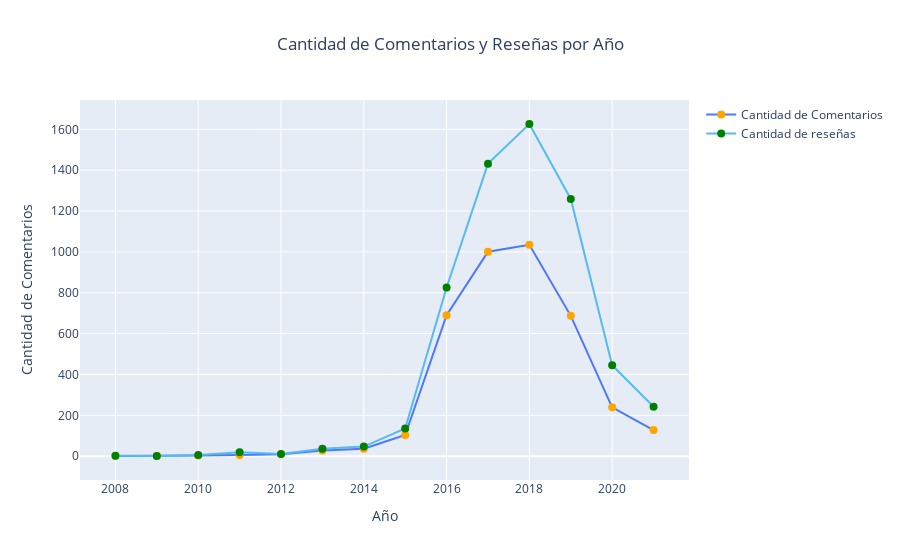

Write notebook code for a chart like this one.
### Code cell
fig = go.Figure()
fig.add_trace(go.Scatter(x=reseñas_por_año['year_time'], y=reseñas_por_año['text'],
                         mode='lines+markers',
                         line=dict(color='#4D77FF', width=2),
                         marker=dict(color='orange', size=8),
                         name='Cantidad de Comentarios'))
fig.add_trace(go.Scatter(x=reseñas_por_año['year_time'], y=reseñas_por_año['rating'],
                         mode='lines+markers',
                         line=dict(color='#56BBF1', width=2),
                         marker=dict(color='green', size=8),
                         name='Cantidad de reseñas'))
fig.update_layout(title='Cantidad de Comentarios y Reseñas por Año',
                  xaxis_title='Año', title_x=0.5, 
                  yaxis_title='Cantidad de Comentarios')
fig.show()

### Figure 1 — Plotly figure (JSON) as saved in the notebook; plotly's stock layout.template omitted (floating-point values rounded to 4 significant figures)
{"data": [{"line": {"color": "#4D77FF", "width": 2}, "marker": {"color": "orange", "size": 8}, "mode": "lines+markers", "name": "Cantidad de Comentarios", "type": "scatter", "x": [2008, 2009, 2010, 2011, 2012, 2013, 2014, 2015, 2016, 2017, 2018, 2019, 2020, 2021], "y": [1, 1, 3, 6, 10, 28, 37, 104, 690, 1001, 1035, 687, 239, 128]}, {"line": {"color": "#56BBF1", "width": 2}, "marker": {"color": "green", "size": 8}, "mode": "lines+markers", "name": "Cantidad de reseñas", "type": "scatter", "x": [2008, 2009, 2010, 2011, 2012, 2013, 2014, 2015, 2016, 2017, 2018, 2019, 2020, 2021], "y": [2, 1, 6, 19, 11, 36, 47, 136, 826, 1432, 1626, 1259, 445, 242]}], "layout": {"title": {"text": "Cantidad de Comentarios y Reseñas por Año", "x": 0.5}, "xaxis": {"title": {"text": "Año"}}, "yaxis": {"title": {"text": "Cantidad de Comentarios"}}}}
